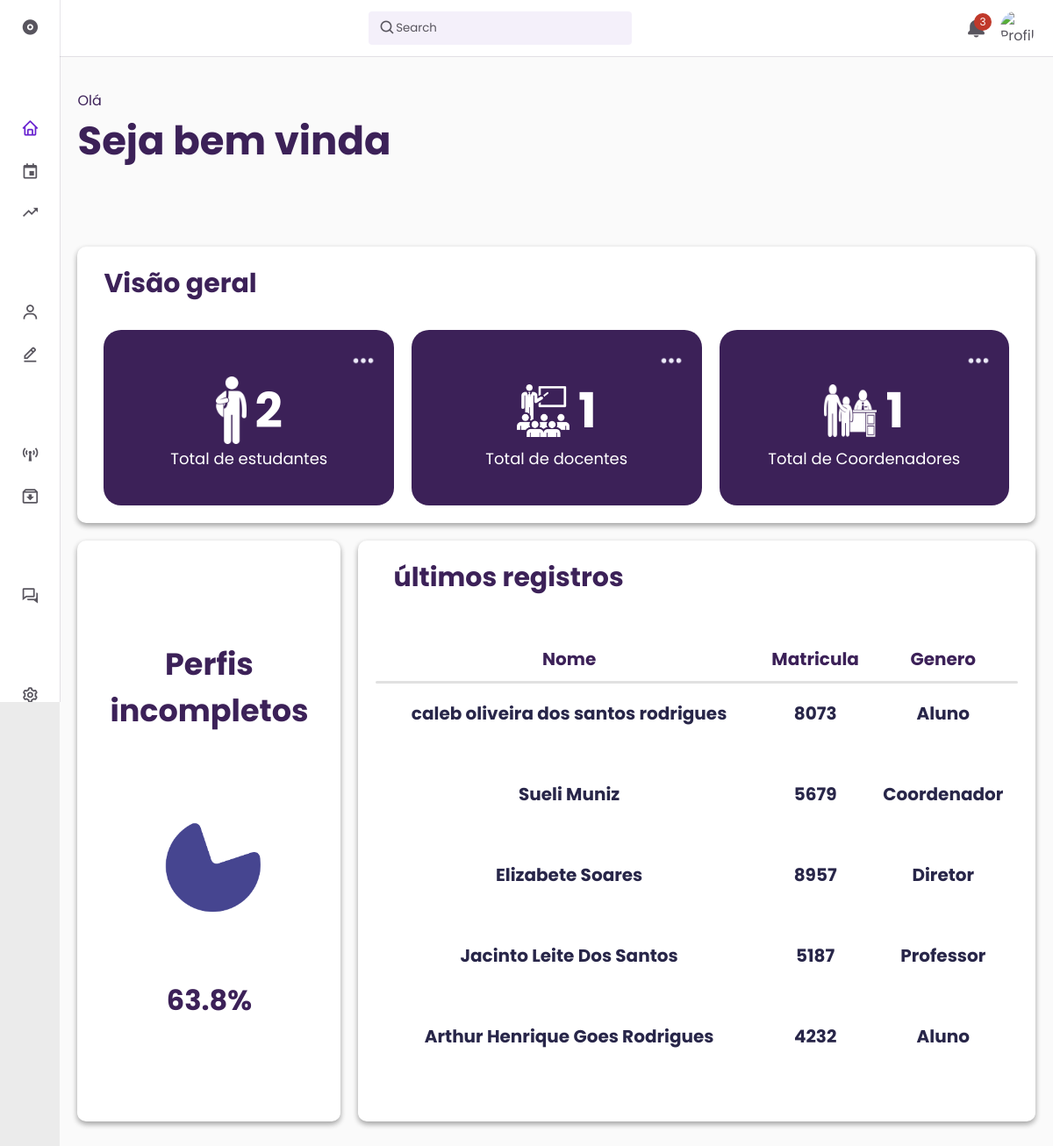
/pages/diretor/home_diretor.php (signed in), run on an earlier commit of the app's database.
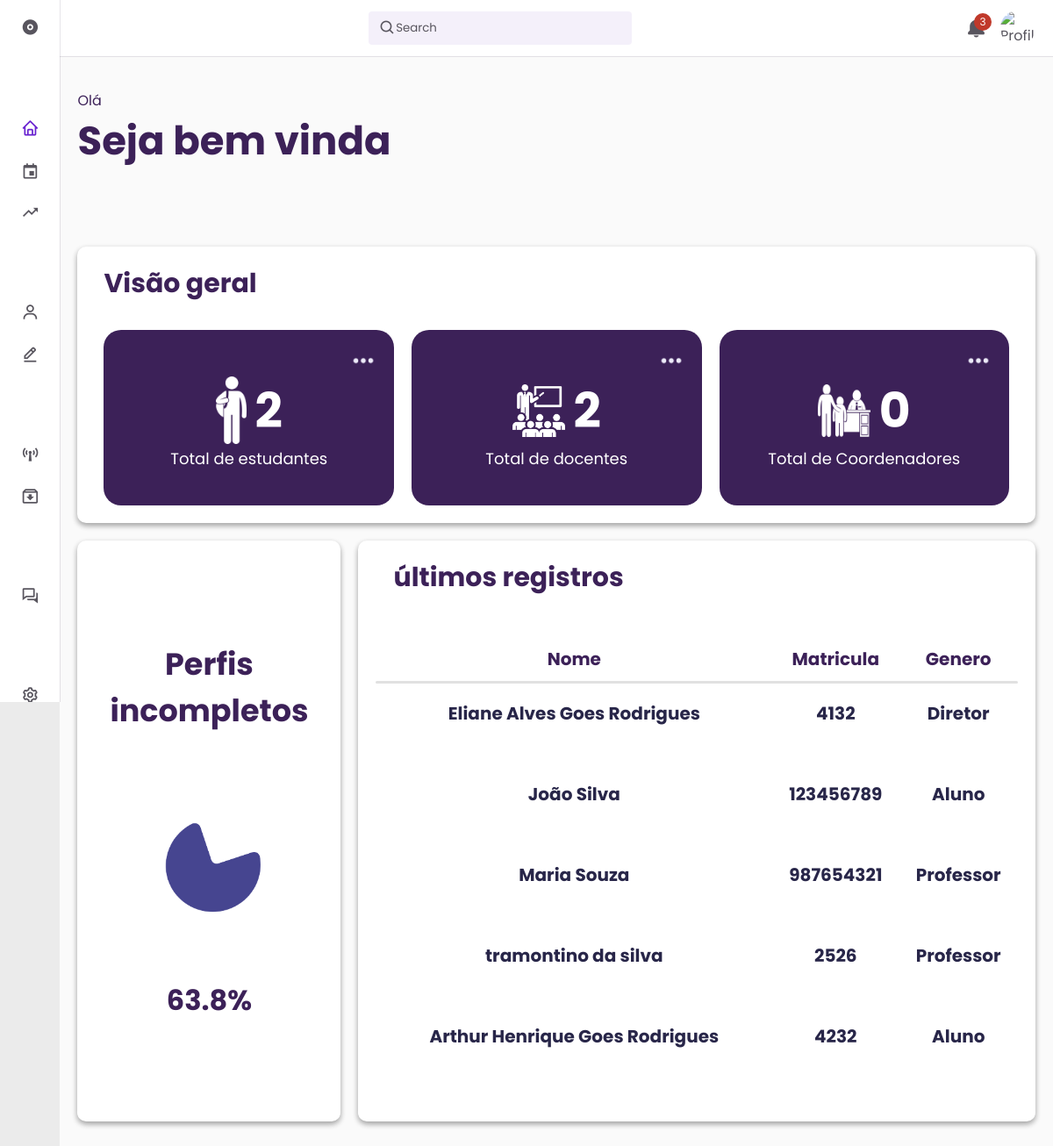
And on a later commit of the database.
### tables this page shows
CREATE TABLE `usuarios` (
  `id` int(11) NOT NULL,
  `RM` varchar(10) NOT NULL,
  `cpf` varchar(11) DEFAULT NULL,
  `foto` varchar(255) DEFAULT NULL,
  `email` varchar(40) NOT NULL,
  `senha` varchar(255) NOT NULL,
  `reset_token` varchar(255) DEFAULT NULL,
  `reset_expires` datetime DEFAULT NULL,
  `nome` varchar(40) NOT NULL,
  `telefone` varchar(15) DEFAULT NULL,
  `estado_civil` varchar(50) DEFAULT NULL,
  `data_nascimento` date NOT NULL,
  `genero` enum('masculino','feminino','nao-binario','prefiro-nao-dizer') NOT NULL,
  `endereco` text DEFAULT NULL,
  `cargo` enum('aluno','professor','diretor','coordenador') NOT NULL,
  `status` enum('ativo','inativo') DEFAULT 'ativo',
  `data_matricula` date DEFAULT NULL,
  `data_rematricula` date DEFAULT NULL,
  `nacionalidade` varchar(50) DEFAULT NULL,
  `data_saida` date DEFAULT NULL,
  `data_criacao` timestamp NOT NULL DEFAULT current_timestamp(),
  `updated_at` timestamp NOT NULL DEFAULT current_timestamp() ON UPDATE current_timestamp()
);

### php/global/funcao.php (called while the page is built, shortened)
<?php
function get_todos_alunos($conn) {
    $stmt = $conn->prepare("SELECT id, nome, RM, 'Aluno' AS cargo, data_criacao FROM usuarios WHERE cargo = 'aluno' ORDER BY data_criacao DESC");
    $stmt->execute();
    return $stmt->get_result();
}
function get_todos_professores($conn) {
    $stmt = $conn->prepare("SELECT id, nome, RM, cpf, email, 'Professor' AS cargo, data_criacao FROM usuarios WHERE cargo = 'professor' ORDER BY data_criacao DESC");
    $stmt->execute();
    return $stmt->get_result();
}
function get_todos_coordenadores($conn) {
    $stmt = $conn->prepare("SELECT id, nome, RM, 'Coordenador' AS cargo, data_criacao FROM usuarios WHERE cargo = 'coordenador' ORDER BY data_criacao DESC");
    $stmt->execute();
    return $stmt->get_result();
}
function get_todos_diretores($conn) {
    $stmt = $conn->prepare("SELECT id, nome, RM, 'Diretor' AS cargo, data_criacao FROM usuarios WHERE cargo = 'diretor' ORDER BY data_criacao DESC");
    $stmt->execute();
    return $stmt->get_result();
}
function get_todos_usuarios($conn) {
    $alunos = get_todos_alunos($conn);
    $professores = get_todos_professores($conn);
    $coordenadores = get_todos_coordenadores($conn);
    $diretores = get_todos_diretores($conn);
    $todos = [];
    $maximo_registros = 6;
    function adicionar_registros(&$todos, $resultado) {
        while ($row = $resultado->fetch_assoc()) {
            $todos[] = $row;
        }
    }
    adicionar_registros($todos, $alunos);
    adicionar_registros($todos, $professores);
    adicionar_registros($todos, $coordenadores);
    adicionar_registros($todos, $diretores);
    usort($todos, function($a, $b) {
        if (!isset($a['data_criacao']) || !isset($b['data_criacao'])) {
            return 0;
        }
        return strtotime($b['data_criacao']) - strtotime($a['data_criacao']);
    });
    $todos = array_slice($todos, 0, $maximo_registros);
    return $todos;
}
function total_alunos($conn) {
    $stmt = $conn->prepare("SELECT COUNT(*) AS total FROM usuarios WHERE cargo = 'aluno'");
    $stmt->execute();
    $resultado = $stmt->get_result();
    $row = $resultado->fetch_assoc();
    return $row["total"];
}
function total_professores($conn) {
    $stmt = $conn->prepare("SELECT COUNT(*) AS total FROM usuarios WHERE cargo = 'professor'");
    $stmt->execute();
    $resultado = $stmt->get_result();
    $row = $resultado->fetch_assoc();
    return $row["total"];
}
function total_coordenadores($conn) {
    $stmt = $conn->prepare("SELECT COUNT(*) AS total FROM usuarios WHERE cargo = 'coordenador'");
    $stmt->execute();
    $resultado = $stmt->get_result();
    $row = $resultado->fetch_assoc();
    return $row["total"];
}
?>

### pages/diretor/home_diretor.php (the view, shortened to what this page needs)
<?php
require_once '../../php/global/funcao.php';
require '../../php/global/cabecario.php';
$usuarios = get_todos_usuarios($conn);
$totalAlunos = total_alunos($conn);
$totalProfessor = total_professores($conn);
$totalCoordenador = total_coordenadores($conn);
?>
<!DOCTYPE html>
<html lang="pt-br">
<head>
    <link rel="stylesheet" href="../../assets/scss/diretor/global/navgation.css">
    <link rel="stylesheet" href="../../assets/scss/diretor/home/style.css">
     <link rel="stylesheet" href="https://cdn.jsdelivr.net/npm/boxicons@latest/css/boxicons.min.css">
</head>
<body>
     <header class="header">
        <div class="header__container">
            <a href="#" class="header__logo">SAM</a>
            <div class="header__search">
                <i class='bx bx-search header__icon'></i>
                <input type="search" placeholder="Search" class="header__input">
            </div>
            <div class="dropdown notification-dropdown">
                <div class="dropdown-toggle" id="notification-toggle">
                    <span class="notification-count">3</span>
                </div>
            </div>
            <div class="dropdown profile-dropdown" style="margin: 0 15px;">
                <img src="../../assets/img/persona/coqui-chang-COP.jpg" alt="Profile" class="header__img" id="profile-toggle">
            </div>
        </div>
    </header>
        <div class="nav" id="navbar">
            <nav class="nav__container">
                <div>
                    <a href="#" class="nav__link nav__logo">
                        <i class='bx bxs-disc nav__icon' ></i>
                    </a>
                    <div class="nav__list">
                        <div class="nav__items">
                            <a href="#" class="nav__link active">
                                <i class='bx bx-home nav__icon' ></i>
                            </a>
                            <a href="calendario.php" class="nav__link ">
                                <i class='bx bx-calendar-event  nav__icon'></i>
                            </a>
                            <a href="dashboard.php" class="nav__link">
                                <i class='bx bx-trending-up nav__icon'></i>
                            </a>
                        </div>
                        <div class="nav__items">
                            <a href="usuarios/gerenuser.php" class="nav__link">
                                <i class='bx bx-user nav__icon'></i>
                            </a>
                            <a href="cursos/cursos.php" class="nav__link">
                                <i class='bx bx-edit-alt nav__icon'></i>
                            </a>
                        </div>
                        <div class="nav__items">
                            <a href="comunicado.php" class="nav__link">
                                <i class='bx bx-broadcast nav__icon'></i>
                            </a>
                            <a href="documentos/solicdocument.php" class="nav__link">
                                <i class='bx bx-archive-in nav__icon' ></i>
                            </a>
                        </div>
                        <div class="nav__items">
                            <a href="chat.php" class="nav__link">
                                <i class='bx bx-conversation nav__icon'></i>
                            </a>
                        </div>
                        <div class="nav__items">
                            <a href="configuracoes.php" class="nav__link">
                                <i class='bx bx-cog nav__icon'></i>
                            </a>
                        </div>
                    </div>
                </div>
            </nav>
        </div>
        <main>
            <div class="container">
                <div class="box-welcome">
                    <div class="title-welcome">
                        <span>Olá <?php echo htmlspecialchars($user['nome'])?></span>
                        <h1>Seja bem vinda </h1>
                    </div>
                    <div class="img-welcome"></div>
                </div>
                <div class="box-visao-geral">
                    <div class="box-visao">
                        <h2>Visão geral</h2>
                    </div>
                    <div class="flex-visao-geral">
                        <div class="content-visao" id="content-visao01">
                            <div class="box-menu"><a href="usuarios/aluno.php"><img src="../../assets/img/home/logo/icon-menu.png" alt="" width="30px" style="float: right;"></a></div>
                            <div class="visao-elements">
                                <img id="img1" src="../../assets/img/home/logo/Layer_1.png" alt="">
                                <h4><?php echo htmlspecialchars($totalAlunos)?></h4>
                            </div>
                            <p>Total de estudantes </p>
                        </div>
                        <div class="content-visao" id="content-visao02">
                            <div class="box-menu"><a href="usuarios/docente.php"><img src="../../assets/img/home/logo/icon-menu.png" alt="" width="30px" style="float: right;"></a></div>
                            <div class="visao-elements">
                                <img id="img2" src="../../assets/img/home/logo/sala-de-aula (3) 1.png" alt="">
                                <h4><?php echo htmlspecialchars($totalProfessor)?></h4>
                            </div>
                            <p>Total de docentes</p>
                        </div>
                        <div class="content-visao" id="content-visao03">
                            <div class="box-menu"><a href="usuarios/coordenador.php"><img src="../../assets/img/home/logo/icon-menu.png" alt="" width="30px" style="float: right;"></a></div>
                            <div class="visao-elements img3">
                                <img id="img3" src="../../assets/img/home/logo/Layer_1-1.png" alt="">
                                <h4><?php echo htmlspecialchars($totalCoordenador)?></h4>
                            </div>
                            <p>Total de Coordenadores</p>
                        </div>
                    </div>
                </div>
                <section class="box-registro">
                    <div class="box-flex-registro">
                        <div class="grafico">
                            <h2>Perfis <br>incompletos</h2>
                            <img src="../../assets/img/home/logo/grafic.png" alt="">
                            <span>63.8%</span>
                        </div>
                        <div class="registro">
                            <h2>últimos  registros </h2>
                            <table>
                                <div class="line"></div>
                                <tr>
                                    <th>Nome</th>
                                    <th>Matricula</th>
                                    <th>Genero</th>
                                </tr>
                                <?php $contador =0;
                                foreach ($usuarios as $usuario) {
                                    if($contador >= $maximo_registros){ break; } ?>
                                <tr style=" margin-top: 100px;">
                                    <td><?php echo htmlspecialchars($usuario['nome'])?></td>
                                    <td><?php echo htmlspecialchars($usuario['RM'])?></td>
                                    <td><?php echo htmlspecialchars($usuario['cargo'])?></td>
                                </tr>
                                <?php $contador++; } ?>
                            </table>
                        </div>
                    </div>
                </section>
            </div>
        </main>
</body>
</html>

### assets/scss/diretor/global/navgation.css (style rules this page uses)
:root { --header-height: 3.5rem; --nav-width: 230px; --first-color: #6923D0; --first-color-light: #F4F0FA; --title-color: #19181B; --text-color: #58555E; --text-color-light: #A5A1AA; --body-color: #EBEBEB; --container-color: #ffffff; --body-font: "Poppins", sans-serif; --normal-font-size: .938rem; --small-font-size: .75rem; --smaller-font-size: .75rem; --font-medium: 500; --font-semi-bold: 600; --z-fixed: 100; }
@media screen and (min-width: 1024px) { :root { --normal-font-size: 1rem; --small-font-size: .875rem; --smaller-font-size: .813rem; } }
body { margin: var(--header-height) 0 0 0; padding: 1rem 1rem 0; font-family: var(--body-font); font-size: var(--normal-font-size); background-color: var(--body-color); color: var(--text-color); }
.header__search { margin: 0 auto; }
a { text-decoration: none; }
img { max-width: 100%; height: auto; }
.header { position: fixed; top: 0; left: 0; width: 100%; background-color: var(--container-color); box-shadow: 0 1px 0 rgba(22, 8, 43, 0.1); padding: 0 1rem; z-index: 998; }
.header__container { display: flex; align-items: center; height: var(--header-height); justify-content: space-between; }
.header__img { min-width: 35px !important; height: 35px; border-radius: 50%; cursor: pointer; display: flex; align-items: center; justify-content: center; }
.header__logo { color: var(--title-color); font-weight: var(--font-medium); display: none; }
.header__search { display: flex; padding: 0.4rem 0.75rem; background-color: var(--first-color-light); border-radius: 0.25rem; }
.header__input { width: 100%; border: none; outline: none; background-color: var(--first-color-light); }
.header__input::placeholder { font-family: var(--body-font); color: var(--text-color); }
.header__icon, .header__toggle { font-size: 1.2rem; }
.nav { position: fixed; top: 0; left: -100%; height: 100vh; padding: 1rem 1rem 0; background-color: var(--container-color); box-shadow: 1px 0 0 rgba(22, 8, 43, 0.1); z-index: 999; transition: 0.4s; }
.nav__container { height: 100%; display: flex; flex-direction: column; justify-content: space-between; padding-bottom: 3rem; overflow: auto; scrollbar-width: none; }
.nav__logo { font-weight: var(--font-semi-bold); margin-bottom: 2.5rem; }
.nav__list, .nav__items { display: grid; }
.nav__list { row-gap: 2.5rem; }
.nav__items { row-gap: 1.5rem; }
.nav__link { display: flex; align-items: center; color: var(--text-color); }
.nav__icon { font-size: 1.2rem; margin-right: 0.5rem; }
.active { color: var(--first-color); }
.notification-dropdown { margin-bottom: -6px; }
.dropdown { position: relative; }
.notification-count { background-color: #C0392B; color: white; border-radius: 50%; font-size: 12px; position: absolute; display: flex; justify-content: center; align-items: center; top: -5px; right: -5px; width: 20px; height: 20px; }
@media screen and (min-width: 768px) { body { padding: 0 0 0 4.28rem; } }
@media screen and (min-width: 768px) { .header { padding: 0 3rem 0 6rem; } }
@media screen and (min-width: 768px) { .header__container { height: calc(var(--header-height) + 0.5rem); } }
@media screen and (min-width: 768px) { .header__search { width: 300px; padding: 0.55rem 0.75rem; } }
@media screen and (min-width: 768px) { .header__logo { display: block; } }
@media screen and (min-width: 768px) { .header__img { width: 40px; height: 40px; order: 1; } }
@media screen and (min-width: 768px) { .nav { left: 0; padding: 1.2rem 1.5rem 0; width: 68px; } }
@media screen and (min-width: 768px) { .nav__items { row-gap: 1.7rem; } }
@media screen and (min-width: 768px) { .nav__icon { font-size: 1.3rem; } }
@media screen and (min-width: 400px) { .header { padding: 0 5px; } }

What changed in the data, as far as the page shows it:
changed usuarios: nome "caleb oliveira dos santos rodrigues" → "Eliane Alves Goes Rodrigues"; RM "8073" → "4132"; cargo "Aluno" → "Diretor"
changed usuarios: nome "Elizabete Soares" → "João Silva"; RM "8957" → "123456789"; cargo "Diretor" → "Aluno"; moves up the list
changed usuarios: nome "Sueli Muniz" → "Maria Souza"; RM "5679" → "987654321"; cargo "Coordenador" → "Professor"
changed usuarios: nome "Jacinto Leite Dos Santos" → "tramontino da silva"; RM "5187" → "2526"
Also different on the page:
$totalProfessor: "1" → "2"
$totalCoordenador: "1" → "0"
